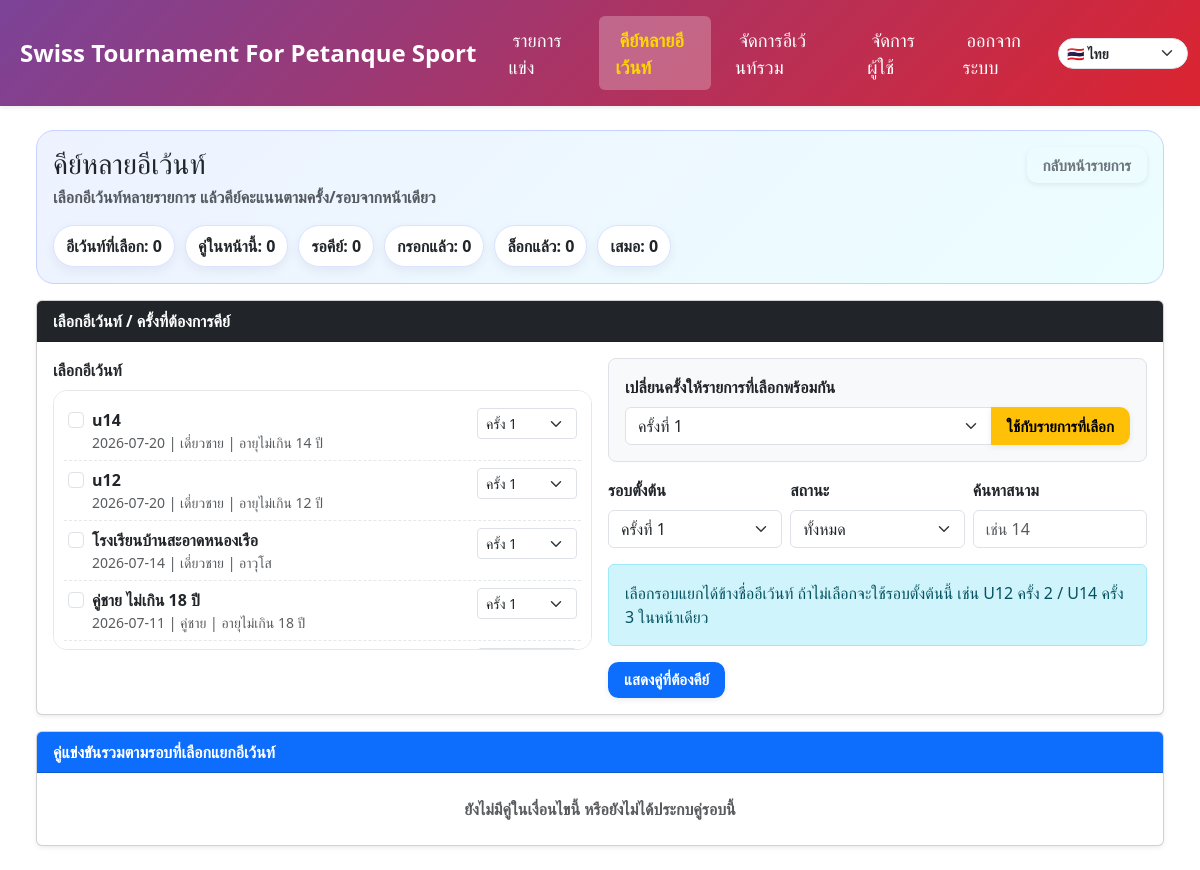
Page /multi-score (signed in) on the committed database.
### models.py (models this page shows)
class Event(db.Model):
    __tablename__ = "events"
    id = db.Column(db.Integer, primary_key=True)
    name = db.Column(db.String(100), nullable=False)
    location = db.Column(db.String(100))
    category = db.Column(db.String(50))
    sex = db.Column(db.String(50))
    age_group = db.Column(db.String(50))
    rounds = db.Column(db.Integer)
    competition_format = db.Column(db.String(40), nullable=False, default="swiss")
    current_round = db.Column(db.Integer, default=1)
    date = db.Column(db.Date, nullable=True)
    auto_field_enabled = db.Column(db.Boolean, default=False)
    field_prefix = db.Column(db.String(10), default='')  # เช่น 'A', ''
    field_start = db.Column(db.Integer, default=1)
    field_max = db.Column(db.Integer, default=16)
    field_exclude = db.Column(db.String, default='')  # เช่น '3,7,11
    logo_filename = db.Column(db.Text)  # เก็บเป็น JSON list
    is_finished = db.Column(db.Boolean, default=False, nullable=False)
    finished_at = db.Column(db.DateTime, nullable=True)
    finished_by_id = db.Column(db.Integer, db.ForeignKey("users.id"), nullable=True)
    created_at = db.Column(db.DateTime, server_default=text('CURRENT_TIMESTAMP'), nullable=True)
    creator_id = db.Column(db.Integer, db.ForeignKey("users.id"), nullable=False)
    tournament_id = db.Column(db.Integer, db.ForeignKey("tournaments.id"), nullable=True, index=True)
    teams = db.relationship("Team", backref="event", cascade="all, delete-orphan", lazy=True)
    matches = db.relationship("Match", backref="event", cascade="all, delete-orphan", lazy=True)

### app.py (the view, shortened to what this page needs)
@app.route("/multi-score", methods=["GET", "POST"])
@login_required
@roles_required('superadmin')
def multi_event_score_center():
    today = date.today()
    selected_round = request.values.get("round", type=int) or 1
    status_filter = request.values.get("status", "all")
    field_query = (request.values.get("field") or "").strip()
    selected_event_ids = _selected_event_ids_from_request()
    events_query = Event.query.order_by(Event.date.desc().nullslast(), Event.id.desc())
    all_events = events_query.all()
    if not selected_event_ids:
        today_events = [e.id for e in all_events if e.date == today and _event_has_unlocked_matches(e.id)]
        selected_event_ids = today_events[:12]
    selected_events = [e for e in all_events if e.id in set(selected_event_ids)]
    selected_events.sort(key=lambda e: (e.date or date.min, e.name or "", e.id))
    event_round_map = _beta_event_rounds_map_from_request(selected_events, selected_round)
    event_rounds_param = _beta_event_rounds_param(event_round_map)
    matches = []
    rows = []
    summary = {
        "events": len(selected_events),
        "matches": len(rows),
        "waiting": sum(1 for r in rows if r["status"] == "waiting"),
        "scored": sum(1 for r in rows if r["status"] in {"scored", "locked", "draw"}),
        "locked": sum(1 for r in rows if r["status"] == "locked"),
        "draw": sum(1 for r in rows if r["is_draw"]),
    }
    for event in all_events:
        event.multi_round_option_max = max(10, int(event.rounds or 1), int(event_round_map.get(event.id, selected_round) or 1))
    max_round_option = max([10, int(selected_round or 1)] + [int(event.rounds or 1) for event in all_events])
    return render_template(
        "multi_score_center.html",
        all_events=all_events,
        selected_events=selected_events,
        selected_event_ids=selected_event_ids,
        selected_round=selected_round,
        event_round_map=event_round_map,
        event_rounds_param=event_rounds_param,
        status_filter=status_filter,
        field_query=field_query,
        rows=rows,
        summary=summary,
        today=today,
        max_round_option=max_round_option,
    )

### app.py (called while the page is built, shortened)
def get_current_lang():
    lang = request.args.get("lang") or session.get("lang") or "th"
    if lang not in SUPPORTED_LANGS:
        lang = "th"
    session["lang"] = lang
    return lang

@app.context_processor
def inject_i18n():
    lang = get_current_lang()
    return {
        "current_lang": lang,
        "supported_langs": SUPPORTED_LANGS,
        "text_translations": TEXT_TRANSLATIONS,
        "t": lambda key: translate(key, lang),
    }

@login_manager.user_loader
def load_user(user_id):
    return User.query.get(int(user_id))

def roles_required(*roles):
    def decorator(f):
        @wraps(f)
        def decorated_function(*args, **kwargs):
            if not current_user.is_authenticated:
                flash("กรุณาเข้าสู่ระบบก่อน", "warning")
                return redirect(url_for('login'))
            role = current_user.role.lower()
            print(f"DEBUG current_user.role = {role}")
            if role == 'superadmin':
                return f(*args, **kwargs)
            if role in [r.lower() for r in roles]:
                return f(*args, **kwargs)
            flash("คุณไม่มีสิทธิ์ทำรายการนี้", "warning")
            return redirect(url_for('index'))
        return decorated_function
    return decorator

@app.before_request
def protect_mutating_object_routes():
    if request.method not in {'POST', 'PUT', 'PATCH', 'DELETE'} or not current_user.is_authenticated:
        return None

def _selected_event_ids_from_request():
    raw_ids = []
    if request.method == 'POST':
        raw_ids.extend(request.form.getlist("event_ids"))
        comma_ids = request.form.get("events") or ""
    else:
        raw_ids.extend(request.args.getlist("event_ids"))
        comma_ids = request.args.get("events") or ""
    if comma_ids:
        raw_ids.extend(comma_ids.split(","))
    event_ids = []
    seen = set()
    return event_ids

def _beta_event_rounds_param(round_map):
    return ','.join(f'{int(eid)}:{int(rnd)}' for eid, rnd in (round_map or {}).items())

### i18n.py (called while the page is built)
def translate(key, lang="th"):
    table = TRANSLATIONS.get(key, {})
    return table.get(lang) or table.get("th") or key

### templates/multi_score_center.html (shortened to what this page needs)
{% extends "base.html" %}
{% block content %}
<div class="container-fluid msc-shell my-4">
  <div class="msc-hero mb-3">
    <div class="d-flex justify-content-between align-items-start flex-wrap gap-2">
      <div>
        <h3 class="mb-1">คีย์หลายอีเว้นท์</h3>
        <div class="text-muted fw-semibold">เลือกอีเว้นท์หลายรายการ แล้วคีย์คะแนนตามครั้ง/รอบจากหน้าเดียว</div>
      </div>
      <a href="{{ url_for('index') }}" class="btn btn-outline-secondary">กลับหน้ารายการ</a>
    </div>
    <div class="msc-summary mt-3">
      <span class="msc-pill">อีเว้นท์ที่เลือก: {{ summary.events }}</span>
      <span class="msc-pill">คู่ในหน้านี้: {{ summary.matches }}</span>
      <span class="msc-pill">รอคีย์: {{ summary.waiting }}</span>
      <span class="msc-pill">กรอกแล้ว: {{ summary.scored }}</span>
      <span class="msc-pill">ล็อกแล้ว: {{ summary.locked }}</span>
      <span class="msc-pill">เสมอ: {{ summary.draw }}</span>
    </div>
  </div>
  <form method="GET" action="{{ url_for('multi_event_score_center') }}" class="card shadow-sm mb-3">
    <div class="card-header bg-dark text-white fw-bold">เลือกอีเว้นท์ / ครั้งที่ต้องการคีย์</div>
    <div class="card-body">
      <div class="row g-3">
        <div class="col-lg-6">
          <label class="form-label fw-bold">เลือกอีเว้นท์</label>
          <div class="msc-event-box">
            {% for event in all_events %}
            <label class="msc-event-item d-flex gap-2 align-items-start">
              <input class="form-check-input mt-1" type="checkbox" name="event_ids" value="{{ event.id }}" {% if event.id in selected_event_ids %}checked{% endif %}>
              <span class="flex-grow-1">
                <span class="fw-bold">{{ event.name }}</span>
                <span class="text-muted small d-block">
                  {{ event.date or '-' }} | {{ event.category or '-' }}{{ event.sex or '' }} | {{ event.age_group or '-' }}
                </span>
              </span>
              <select class="form-select form-select-sm" name="event_round_{{ event.id }}" style="width:100px;" onclick="event.stopPropagation();">
                {% for r in range(1, event.multi_round_option_max + 1) %}
                <option value="{{ r }}" {% if event_round_map.get(event.id, selected_round) == r %}selected{% endif %}>ครั้ง {{ r }}</option>
                {% endfor %}
              </select>
            </label>
            {% endfor %}
          </div>
        </div>
        <div class="col-lg-6">
          <div class="border rounded-3 p-3 bg-light mb-3">
            <label class="form-label fw-bold">เปลี่ยนครั้งให้รายการที่เลือกพร้อมกัน</label>
            <div class="input-group">
              <select id="bulkEventRound" class="form-select">
                {% for r in range(1, max_round_option + 1) %}<option value="{{ r }}">ครั้งที่ {{ r }}</option>{% endfor %}
              </select>
              <button type="button" class="btn btn-warning fw-bold" id="applyBulkEventRound">ใช้กับรายการที่เลือก</button>
            </div>
          </div>
          <div class="row g-2">
            <div class="col-md-4">
              <label class="form-label fw-bold">รอบตั้งต้น</label>
              <select name="round" class="form-select">
                {% for r in range(1, max_round_option + 1) %}
                <option value="{{ r }}" {% if selected_round == r %}selected{% endif %}>ครั้งที่ {{ r }}</option>
                {% endfor %}
              </select>
            </div>
            <div class="col-md-4">
              <label class="form-label fw-bold">สถานะ</label>
              <select name="status" class="form-select">
                <option value="all" {% if status_filter == 'all' %}selected{% endif %}>ทั้งหมด</option>
              </select>
            </div>
            <div class="col-md-4">
              <label class="form-label fw-bold">ค้นหาสนาม</label>
              <input name="field" value="{{ field_query }}" class="form-control" placeholder="เช่น 14">
            </div>
          </div>
          <div class="alert alert-info mt-3 mb-0">
            เลือกรอบแยกได้ข้างชื่ออีเว้นท์ ถ้าไม่เลือกจะใช้รอบตั้งต้นนี้ เช่น U12 ครั้ง 2 / U14 ครั้ง 3 ในหน้าเดียว
          </div>
          <button type="submit" class="btn btn-primary fw-bold mt-3">แสดงคู่ที่ต้องคีย์</button>
        </div>
      </div>
    </div>
  </form>
  <form method="POST" action="{{ url_for('multi_event_score_center') }}?round={{ selected_round }}&status={{ status_filter }}&field={{ field_query }}&event_rounds={{ event_rounds_param }}">
    <div class="card shadow-sm">
      <div class="card-header bg-primary text-white fw-bold">
        คู่แข่งขันรวมตามรอบที่เลือกแยกอีเว้นท์
      </div>
      <div class="card-body p-0">
        {% if rows %}
        <div class="table-responsive">
          <table class="table table-bordered table-hover msc-table mb-0">
            <thead class="table-light">
              <tr>
                <th>อีเว้นท์</th>
                <th>สนาม</th>
                <th>ทีมซ้าย</th>
                <th>คะแนน</th>
                <th>ทีมขวา</th>
                <th>สถานะ</th>
                <th>ไปหน้ารายการ</th>
              </tr>
            </thead>
            <tbody>
              {% for row in rows %}
              {% set match = row.match %}
              <tr class="{% if row.status == 'locked' %}msc-row-locked{% elif row.is_draw %}msc-row-draw{% elif row.score_ready %}msc-row-scored{% else %}msc-row-waiting{% endif %}">
                <td class="msc-event-name">
                  {{ row.event.name }}
                  <div class="text-muted small">ครั้งที่ {{ match.round }} | {{ row.event.category or '-' }}{{ row.event.sex or '' }} | {{ row.event.age_group or '-' }}</div>
                </td>
                <td class="msc-field">{{ match.field or '-' }}</td>
                <td class="msc-team text-end">{{ row.team1 }}</td>
                <td class="text-center" style="min-width: 170px;">
                  <input type="hidden" name="match_ids" value="{{ match.id }}">
                  <input type="hidden" name="orig_{{ match.id }}_1" value="{{ match.team1_score if match.team1_score is not none else '' }}">
                  <input type="hidden" name="orig_{{ match.id }}_2" value="{{ match.team2_score if match.team2_score is not none else '' }}">
                  <input type="number" name="score_{{ match.id }}_1" min="0" max="13" class="form-control d-inline-block msc-score-input" value="{{ match.team1_score if match.team1_score is not none else '' }}" {% if match.is_locked %}readonly{% endif %}>
                  <span class="fw-bold mx-1">-</span>
                  <input type="number" name="score_{{ match.id }}_2" min="0" max="13" class="form-control d-inline-block msc-score-input" value="{{ match.team2_score if match.team2_score is not none else '' }}" {% if match.is_locked or match.team2_id is none %}readonly{% endif %}>
                </td>
                <td class="msc-team">{{ row.team2 }}</td>
                <td class="text-center">
                  {% if match.is_locked %}
                    <span class="msc-badge msc-badge-locked">ล็อกแล้ว</span>
                  {% elif row.is_draw %}
                    <span class="msc-badge msc-badge-draw">เสมอ</span>
                  {% elif row.score_ready %}
                    <span class="msc-badge msc-badge-scored">กรอกแล้ว</span>
                  {% else %}
                    <span class="msc-badge msc-badge-waiting">รอคีย์</span>
                  {% endif %}
                </td>
                <td class="text-center">
                  <a href="{{ url_for('round_matches', event_id=row.event.id, round=match.round) }}" target="_blank" class="btn btn-sm btn-outline-primary">เปิด</a>
                </td>
              </tr>
              {% endfor %}
            </tbody>
          </table>
        </div>
        {% else %}
        <div class="p-4 text-center text-muted fw-bold">ยังไม่มีคู่ในเงื่อนไขนี้ หรือยังไม่ได้ประกบคู่รอบนี้</div>
        {% endif %}
      </div>
    </div>
  </form>
</div>
{% endblock %}

### static/css/style.css (style rules this page uses)
button.btn, .btn { font-family: "Prompt", "Segoe UI", sans-serif; font-weight: 600; font-size: 0.95rem; padding: 0.4rem 1rem; border-radius: 0.65rem; display: inline-flex; align-items: center; justify-content: center; gap: 0.5rem; transition: all 0.25s ease; text-transform: none; box-shadow: 0 2px 6px rgba(0, 0, 0, 0.08); border: none; cursor: pointer; }

### templates/multi_score_center.html (style rules this page uses)
.msc-shell { max-width: 1500px; }
.msc-hero { background: linear-gradient(135deg, #eef2ff, #ecfeff); border: 1px solid #c7d2fe; border-radius: 18px; padding: 16px; }
.msc-summary { display: flex; flex-wrap: wrap; gap: 10px; }
.msc-pill { background: #fff; border: 1px solid #dbe4ff; border-radius: 999px; padding: 8px 12px; font-weight: 800; box-shadow: 0 4px 12px rgba(15,23,42,.06); }
.msc-event-box { max-height: 260px; overflow: auto; border: 1px solid #e5e7eb; border-radius: 14px; padding: 10px; background: #fff; }
.msc-event-item { border-bottom: 1px dashed #e5e7eb; padding: 7px 4px; }

### rows in the picture
Event: name "u14", date "2026-07-20", category "เดี่ยว", sex "ชาย", age_group "อายุไม่เกิน 14 ปี", id "ครั้ง 1"
Event: name "u12", date "2026-07-20", category "เดี่ยว", sex "ชาย", age_group "อายุไม่เกิน 12 ปี", id "ครั้ง 1"
Event: name "โรงเรียนบ้านสะอาดหนองเรือ", date "2026-07-14", category "เดี่ยว", sex "ชาย", age_group "อาวุโส", id "ครั้ง 1"
Event: name "คู่ชาย ไม่เกิน 18 ปี", date "2026-07-11", category "คู่", sex "ชาย", age_group "อายุไม่เกิน 18 ปี", id "ครั้ง 1"
Event: id "ครั้ง 1"

### other values in the picture
{{ t('events') }} "รายการแข่ง"
{{ t('users') }} "จัดการผู้ใช้"
{{ t('logout') }} "ออกจากระบบ"
{{ summary.events }} "0"
{{ summary.matches }} "0"
{{ summary.waiting }} "0"
{{ summary.scored }} "0"
{{ summary.locked }} "0"
{{ summary.draw }} "0"
form field value "🇹🇭 ไทย"
